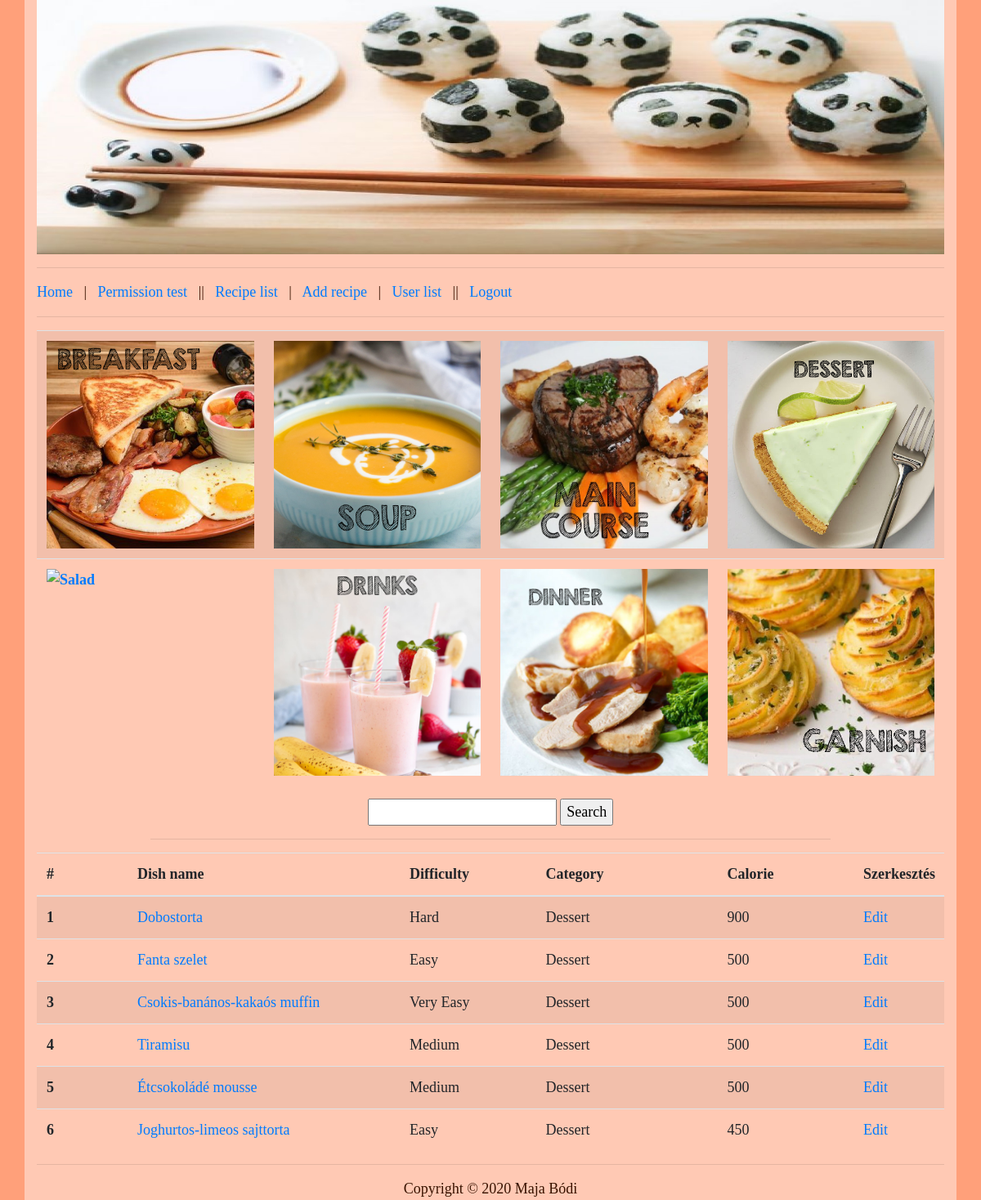
Page /index.php?P=list_recipe&c=Dessert (signed in) on the committed database.
### tables this page shows
CREATE TABLE IF NOT EXISTS `recipes` (
  `id` int(11) NOT NULL AUTO_INCREMENT,
  `dish_name` varchar(64) NOT NULL,
  `difficulty` int(11) NOT NULL,
  `category` varchar(40) NOT NULL,
  `calorie` int(11) NOT NULL,
  `ingredients` mediumtext NOT NULL,
  `directions` mediumtext NOT NULL,
  `description` varchar(500) NOT NULL,
  PRIMARY KEY (`id`)
);

### protected/database.php (called while the page is built, shortened)
<?php
function getConnection() {
	$connection = new PDO(DB_TYPE.':host='.DB_HOST.';dbname='.DB_NAME.';',DB_USER, DB_PASS);
	$connection->exec("SET NAMES '".DB_CHARSET."'");
	return $connection;
}
function getList($queryString, $queryParams = []) {
	$connection = getConnection();
	$statement = $connection->prepare($queryString);
	$success = $statement->execute($queryParams);
	$result = $success ? $statement->fetchAll(PDO::FETCH_ASSOC) : [];
	return $result;
}
?>

### protected/recipes/list.php (the view, shortened to what this page needs)
<?php if(!isset($_SESSION['permission'])): ?>
	<h1>Page access is forbidden!</h1>
<?php else : ?>
	<?php
		if(array_key_exists('c', $_GET) && !empty($_GET['c'])){
			$category = $_GET['c'];
			if(isset($_POST['submit']) && $_POST['word'] !== ' ' && !(empty($_POST['word']))){
				$search = $_POST['word'];
				$query = "SELECT id, dish_name, difficulty, category, calorie FROM recipes WHERE (dish_name LIKE '%$search%' AND category = '$category')";
				require_once DATABASE_CONTROLLER;
				$recipes = getList($query);
			}
			else
			{
				$query = "SELECT id, dish_name, difficulty, category, calorie FROM recipes WHERE category = '$category'";
				$recipes = getList($query);
			}
		}
		elseif(isset($_POST['submit']) && $_POST['word'] !== ' ' && !(empty($_POST['word']))){
			$search = $_POST['word'];
			$query = "SELECT id, dish_name, difficulty, category, calorie FROM recipes WHERE dish_name LIKE '%$search%'";
			require_once DATABASE_CONTROLLER;
			$recipes = getList($query);
		}
		else
		{
			$query = "SELECT id, dish_name, difficulty, category, calorie FROM recipes ORDER BY dish_name ASC";
			require_once DATABASE_CONTROLLER;
			$recipes = getList($query);
		}
	?>
	<table class="table table-striped">
		<tbody>
			<tr>
				<th><a href="?P=list_recipe&c=Breakfast"><img border="0" alt="Breakfast" src="Breakfast.jpg"></a></th>
				<th><a href="?P=list_recipe&c=Soup"><img border="0" alt="Soup" src="Soup.jpg"></a></th>
				<th><a href="?P=list_recipe&c=Main Course"><img border="0" alt="Main Course" src="Main course2.jpg"></a></th>
				<th><a href="?P=list_recipe&c=Dessert"><img border="0" alt="Dessert" src="Dessert.jpg"></a></th>
			</tr>
			<tr>
				<th><a href="?P=list_recipe&c=Salad"><img border="0" alt="Salad" src="Salad.jpg"></a></th>
				<th><a href="?P=list_recipe&c=Drinks"><img border="0" alt="Drinks" src="Drinks.jpg"></a></th>
				<th><a href="?P=list_recipe&c=Dinner"><img border="0" alt="Dinner" src="Dinner.jpg"></a></th>
				<th><a href="?P=list_recipe&c=Garnish"><img border="0" alt="Garnish" src="Garnish.jpg"></a></th>
			</tr>
		</tbody>
	</table>
	<form method="post" style="text-align: center">
		<input type="text" name='word'>
		<input type="submit" value="Search" name="submit">
	</form>
	<hr style="width: 75%">
	<?php if(count($recipes) <= 0) : ?>
		<h1>No recipes found in the database.</h1>
	<?php else : ?>
		<table class="table table-striped">
			<thead>
				<tr>
					<th scope="col" width=10%>#</th>
					<th scope="col">Dish name</th>
					<th scope="col" width=15%>Difficulty</th>
					<th scope="col" width=20%>Category</th>
					<th scope="col" width=15%>Calorie</th>
					<?php if($_SESSION['permission'] >= 2) : ?>
						<th scope="col" width=10%>Szerkesztés</th>
					<?php endif; ?>
			</thead>
			<tbody>
				<?php $i = 0; ?>
				<?php foreach ($recipes as $r) : ?>
					<?php $i++; ?>
					<tr>
						<th scope="row"><?=$i ?></th>
						<td><a href="<?='index.php?P=recipe&id='.$r['id']?>"><?=$r['dish_name'] ?></a></td>
						<td><?= $r['difficulty'] == 1 ? 'Very Easy' : ($r['difficulty'] == 2 ? 'Easy' : ($r['difficulty'] == 3 ? 'Medium' : ($r['difficulty'] == 4 ? 'Hard' : 'Very Hard')));?></td>
						<td><?=$r['category'] ?></td>
						<td><?=$r['calorie'] ?></td>
						<?php if($_SESSION['permission'] >= 2) : ?>
							<td><a href="<?='index.php?P=edit_recipe&e='.$r['id']?>">Edit</a></td>
						<?php endif; ?>
					</tr>
				<?php endforeach; ?>
			</tbody>
		</table>
	<?php endif; ?>
<?php endif; ?>

### public/style.css (style rules this page uses)
body { background-color: #FFA07A; font-family: "Times New Roman"; font-size: 18px; color: #391300; }
img { max-width: 100%; display:block; height:auto; }
table { width: 100%; table-layout: fixed; }

### rows in the picture
recipes: dish_name "Dobostorta", difficulty "Hard", category "Dessert", calorie "900"
recipes: dish_name "Fanta szelet", difficulty "Easy", category "Dessert", calorie "500"
recipes: dish_name "Csokis-banános-kakaós muffin", difficulty "Very Easy", category "Dessert", calorie "500"
recipes: dish_name "Tiramisu", difficulty "Medium", category "Dessert", calorie "500"
recipes: dish_name "Étcsokoládé mousse", difficulty "Medium", category "Dessert", calorie "500"
recipes: dish_name "Joghurtos-limeos sajttorta", difficulty "Easy", category "Dessert", calorie "450"
